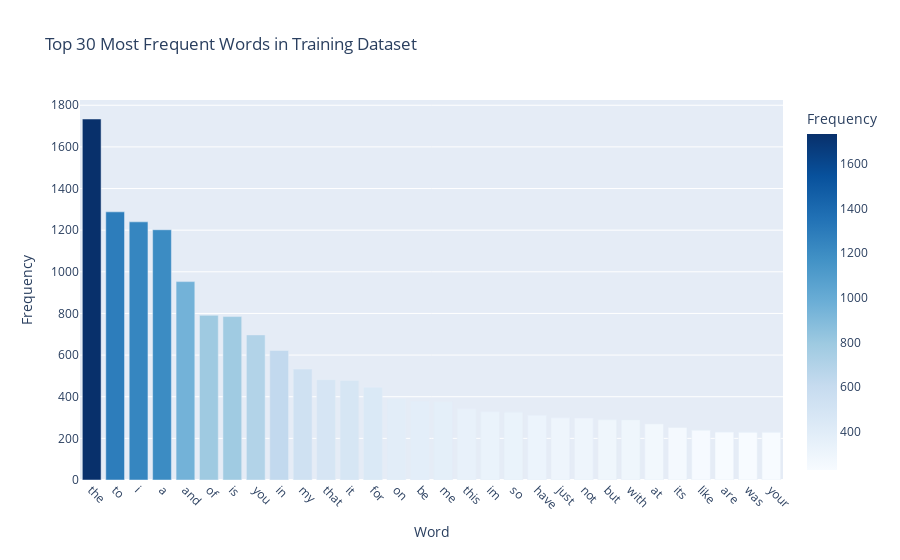
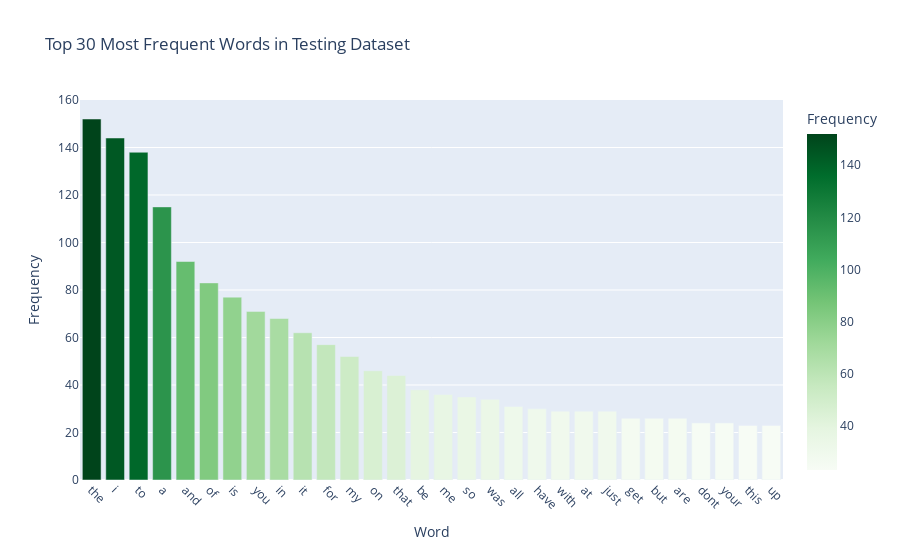

Notebook cell for these charts, in order:
### Markdown cell above
---
##### <a id='toc1_5_1_1_1_'></a>[**>>> Exercise 1 (Take home):**](#toc0_)
Plot word frequency for Top 30 words in both train and test dataset. (Hint: refer to DM lab 1)

### Code cell
import pandas as pd
from collections import Counter
import re
import plotly.express as px

N = 30  # top words to display

def get_top_words(text_series, n=N):
    # Combine all text into one string
    all_text = ' '.join(text_series.astype(str))

    # Clean: remove punctuation/numbers and lowercase everything
    all_text = re.sub(r'[^a-zA-Z\s]', '', all_text).lower()

    # Split into words
    words = all_text.split()

    # Count word frequencies
    word_counts = Counter(words)

    # Convert to DataFrame
    freq_df = pd.DataFrame(word_counts.most_common(n), columns=['word', 'count'])
    return freq_df

# --- Training Set ---
train_top_df = get_top_words(train_df['text'])

train_fig = px.bar(
    train_top_df,
    x='word',
    y='count',
    title=f"Top {N} Most Frequent Words in Training Dataset",
    labels={'word': 'Word', 'count': 'Frequency'},
    color='count',
    color_continuous_scale='Blues'
)
train_fig.update_layout(xaxis_tickangle=45)

# --- Testing Set ---
test_top_df = get_top_words(test_df['text'])

test_fig = px.bar(
    test_top_df,
    x='word',
    y='count',
    title=f"Top {N} Most Frequent Words in Testing Dataset",
    labels={'word': 'Word', 'count': 'Frequency'},
    color='count',
    color_continuous_scale='Greens'
)
test_fig.update_layout(xaxis_tickangle=45)

# Display both
train_fig.show()
test_fig.show()

### Figure 1 — Plotly figure (JSON) as saved in the notebook; plotly's stock layout.template omitted (floating-point values rounded to 4 significant figures)
{"data": [{"hovertemplate": "Word=%{x}<br>Frequency=%{marker.color}<extra></extra>", "legendgroup": "", "marker": {"color": [1734, 1288, 1240, 1202, 953, 791, 785, 697, 622, 533, 482, 478, 445, 390, 380, 375, 342, 328, 325, 311, 299, 298, 289, 288, 269, 252, 239, 230, 229, 229], "coloraxis": "coloraxis", "pattern": {"shape": ""}}, "name": "", "orientation": "v", "showlegend": false, "textposition": "auto", "type": "bar", "x": ["the", "to", "i", "a", "and", "of", "is", "you", "in", "my", "that", "it", "for", "on", "be", "me", "this", "im", "so", "have", "just", "not", "but", "with", "at", "its", "like", "are", "was", "your"], "xaxis": "x", "y": [1734, 1288, 1240, 1202, 953, 791, 785, 697, 622, 533, 482, 478, 445, 390, 380, 375, 342, 328, 325, 311, 299, 298, 289, 288, 269, 252, 239, 230, 229, 229], "yaxis": "y"}], "layout": {"barmode": "relative", "coloraxis": {"colorbar": {"title": {"text": "Frequency"}}, "colorscale": [[0, "rgb(247,251,255)"], [0.125, "rgb(222,235,247)"], [0.25, "rgb(198,219,239)"], [0.375, "rgb(158,202,225)"], [0.5, "rgb(107,174,214)"], [0.625, "rgb(66,146,198)"], [0.75, "rgb(33,113,181)"], [0.875, "rgb(8,81,156)"], [1, "rgb(8,48,107)"]]}, "legend": {"tracegroupgap": 0}, "title": {"text": "Top 30 Most Frequent Words in Training Dataset"}, "xaxis": {"anchor": "y", "domain": [0, 1], "tickangle": 45, "title": {"text": "Word"}}, "yaxis": {"anchor": "x", "domain": [0, 1], "title": {"text": "Frequency"}}}}

### Figure 2 — Plotly figure (JSON) as saved in the notebook; plotly's stock layout.template omitted (floating-point values rounded to 4 significant figures)
{"data": [{"hovertemplate": "Word=%{x}<br>Frequency=%{marker.color}<extra></extra>", "legendgroup": "", "marker": {"color": [152, 144, 138, 115, 92, 83, 77, 71, 68, 62, 57, 52, 46, 44, 38, 36, 35, 34, 31, 30, 29, 29, 29, 26, 26, 26, 24, 24, 23, 23], "coloraxis": "coloraxis", "pattern": {"shape": ""}}, "name": "", "orientation": "v", "showlegend": false, "textposition": "auto", "type": "bar", "x": ["the", "i", "to", "a", "and", "of", "is", "you", "in", "it", "for", "my", "on", "that", "be", "me", "so", "was", "all", "have", "with", "at", "just", "get", "but", "are", "dont", "your", "this", "up"], "xaxis": "x", "y": [152, 144, 138, 115, 92, 83, 77, 71, 68, 62, 57, 52, 46, 44, 38, 36, 35, 34, 31, 30, 29, 29, 29, 26, 26, 26, 24, 24, 23, 23], "yaxis": "y"}], "layout": {"barmode": "relative", "coloraxis": {"colorbar": {"title": {"text": "Frequency"}}, "colorscale": [[0, "rgb(247,252,245)"], [0.125, "rgb(229,245,224)"], [0.25, "rgb(199,233,192)"], [0.375, "rgb(161,217,155)"], [0.5, "rgb(116,196,118)"], [0.625, "rgb(65,171,93)"], [0.75, "rgb(35,139,69)"], [0.875, "rgb(0,109,44)"], [1, "rgb(0,68,27)"]]}, "legend": {"tracegroupgap": 0}, "title": {"text": "Top 30 Most Frequent Words in Testing Dataset"}, "xaxis": {"anchor": "y", "domain": [0, 1], "tickangle": 45, "title": {"text": "Word"}}, "yaxis": {"anchor": "x", "domain": [0, 1], "title": {"text": "Frequency"}}}}
